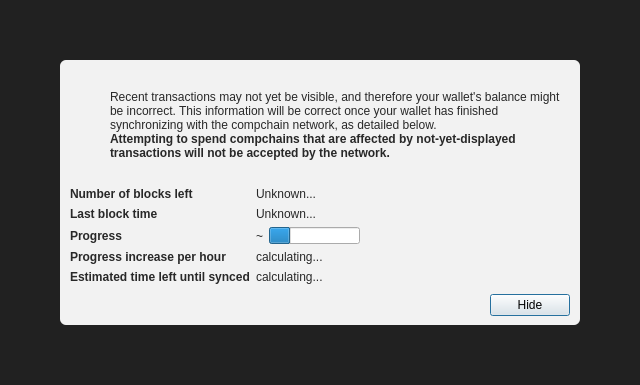
<?xml version="1.0" encoding="UTF-8"?>
<ui version="4.0">
 <class>ModalOverlay</class>
 <widget class="ModalOverlay" name="ModalOverlay">
  <property name="geometry">
   <rect>
    <x>0</x>
    <y>0</y>
    <width>640</width>
    <height>385</height>
   </rect>
  </property>
  <property name="windowTitle">
   <string>Form</string>
  </property>
  <layout class="QVBoxLayout" name="verticalLayout" stretch="0">
   <property name="sizeConstraint">
    <enum>QLayout::SetDefaultConstraint</enum>
   </property>
   <property name="leftMargin">
    <number>0</number>
   </property>
   <property name="topMargin">
    <number>0</number>
   </property>
   <property name="rightMargin">
    <number>0</number>
   </property>
   <property name="bottomMargin">
    <number>0</number>
   </property>
   <item>
    <widget class="QWidget" name="bgWidget" native="true">
     <property name="styleSheet">
      <string notr="true">#bgWidget { background: rgba(0,0,0,220); }</string>
     </property>
     <layout class="QVBoxLayout" name="verticalLayoutMain" stretch="1">
      <property name="leftMargin">
       <number>60</number>
      </property>
      <property name="topMargin">
       <number>60</number>
      </property>
      <property name="rightMargin">
       <number>60</number>
      </property>
      <property name="bottomMargin">
       <number>60</number>
      </property>
      <item>
       <widget class="QWidget" name="contentWidget" native="true">
        <property name="styleSheet">
         <string notr="true">#contentWidget { background: rgba(255,255,255,240); border-radius: 6px; }

QLabel { color: rgb(40,40,40);  }</string>
        </property>
        <layout class="QVBoxLayout" name="verticalLayoutSub" stretch="1,0,0,0">
         <property name="spacing">
          <number>0</number>
         </property>
         <property name="leftMargin">
          <number>10</number>
         </property>
         <property name="topMargin">
          <number>10</number>
         </property>
         <property name="rightMargin">
          <number>10</number>
         </property>
         <property name="bottomMargin">
          <number>10</number>
         </property>
         <item>
          <layout class="QHBoxLayout" name="horizontalLayoutIconText" stretch="0,1">
           <property name="topMargin">
            <number>20</number>
           </property>
           <item>
            <layout class="QVBoxLayout" name="verticalLayoutIcon">
             <property name="leftMargin">
              <number>0</number>
             </property>
             <item>
              <widget class="QPushButton" name="warningIcon">
               <property name="enabled">
                <bool>false</bool>
               </property>
               <property name="text">
                <string/>
               </property>
               <property name="icon">
                <iconset>
                 <normaloff>:/icons/warning</normaloff>
                 <disabledoff>:/icons/warning</disabledoff>:/icons/warning</iconset>
               </property>
               <property name="iconSize">
                <size>
                 <width>48</width>
                 <height>48</height>
                </size>
               </property>
               <property name="flat">
                <bool>true</bool>
               </property>
              </widget>
             </item>
             <item>
              <spacer name="verticalSpacerWarningIcon">
               <property name="orientation">
                <enum>Qt::Vertical</enum>
               </property>
               <property name="sizeHint" stdset="0">
                <size>
                 <width>20</width>
                 <height>40</height>
                </size>
               </property>
              </spacer>
             </item>
            </layout>
           </item>
           <item>
            <layout class="QVBoxLayout" name="verticalLayoutInfoText">
             <property name="leftMargin">
              <number>0</number>
             </property>
             <property name="topMargin">
              <number>0</number>
             </property>
             <item>
              <widget class="QLabel" name="infoText">
               <property name="text">
                <string>Recent transactions may not yet be visible, and therefore your wallet's balance might be incorrect. This information will be correct once your wallet has finished synchronizing with the compchain network, as detailed below.</string>
               </property>
               <property name="textFormat">
                <enum>Qt::RichText</enum>
               </property>
               <property name="wordWrap">
                <bool>true</bool>
               </property>
              </widget>
             </item>
             <item>
              <widget class="QLabel" name="infoTextStrong">
               <property name="font">
                <font>
                 <weight>75</weight>
                 <bold>true</bold>
                </font>
               </property>
               <property name="text">
                <string>Attempting to spend compchains that are affected by not-yet-displayed transactions will not be accepted by the network.</string>
               </property>
               <property name="textFormat">
                <enum>Qt::RichText</enum>
               </property>
               <property name="wordWrap">
                <bool>true</bool>
               </property>
              </widget>
             </item>
             <item>
              <spacer name="verticalSpacerInTextSpace">
               <property name="orientation">
                <enum>Qt::Vertical</enum>
               </property>
               <property name="sizeHint" stdset="0">
                <size>
                 <width>20</width>
                 <height>40</height>
                </size>
               </property>
              </spacer>
             </item>
            </layout>
           </item>
          </layout>
         </item>
         <item>
          <spacer name="verticalSpacerAfterText">
           <property name="orientation">
            <enum>Qt::Vertical</enum>
           </property>
           <property name="sizeHint" stdset="0">
            <size>
             <width>20</width>
             <height>40</height>
            </size>
           </property>
          </spacer>
         </item>
         <item>
          <layout class="QFormLayout" name="formLayout">
           <property name="fieldGrowthPolicy">
            <enum>QFormLayout::FieldsStayAtSizeHint</enum>
           </property>
           <property name="horizontalSpacing">
            <number>6</number>
           </property>
           <property name="verticalSpacing">
            <number>6</number>
           </property>
           <property name="topMargin">
            <number>10</number>
           </property>
           <item row="0" column="0">
            <widget class="QLabel" name="labelNumberOfBlocksLeft">
             <property name="font">
              <font>
               <weight>75</weight>
               <bold>true</bold>
              </font>
             </property>
             <property name="text">
              <string>Number of blocks left</string>
             </property>
            </widget>
           </item>
           <item row="0" column="1">
            <widget class="QLabel" name="numberOfBlocksLeft">
             <property name="text">
              <string>Unknown...</string>
             </property>
            </widget>
           </item>
           <item row="1" column="0">
            <widget class="QLabel" name="labelLastBlockTime">
             <property name="font">
              <font>
               <weight>75</weight>
               <bold>true</bold>
              </font>
             </property>
             <property name="text">
              <string>Last block time</string>
             </property>
            </widget>
           </item>
           <item row="1" column="1">
            <widget class="QLabel" name="newestBlockDate">
             <property name="sizePolicy">
              <sizepolicy hsizetype="Maximum" vsizetype="Preferred">
               <horstretch>0</horstretch>
               <verstretch>0</verstretch>
              </sizepolicy>
             </property>
             <property name="text">
              <string>Unknown...</string>
             </property>
            </widget>
           </item>
           <item row="2" column="0">
            <widget class="QLabel" name="labelSyncDone">
             <property name="font">
              <font>
               <weight>75</weight>
               <bold>true</bold>
              </font>
             </property>
             <property name="text">
              <string>Progress</string>
             </property>
            </widget>
           </item>
           <item row="2" column="1">
            <layout class="QHBoxLayout" name="horizontalLayoutSync" stretch="0,1">
             <item>
              <widget class="QLabel" name="percentageProgress">
               <property name="text">
                <string notr="true">~</string>
               </property>
              </widget>
             </item>
             <item>
              <widget class="QProgressBar" name="progressBar">
               <property name="value">
                <number>24</number>
               </property>
               <property name="format">
                <string/>
               </property>
              </widget>
             </item>
            </layout>
           </item>
           <item row="4" column="0">
            <widget class="QLabel" name="labelProgressIncrease">
             <property name="font">
              <font>
               <weight>75</weight>
               <bold>true</bold>
              </font>
             </property>
             <property name="text">
              <string>Progress increase per hour</string>
             </property>
            </widget>
           </item>
           <item row="4" column="1">
            <widget class="QLabel" name="progressIncreasePerH">
             <property name="text">
              <string>calculating...</string>
             </property>
            </widget>
           </item>
           <item row="5" column="0">
            <widget class="QLabel" name="labelEstimatedTimeLeft">
             <property name="font">
              <font>
               <weight>75</weight>
               <bold>true</bold>
              </font>
             </property>
             <property name="text">
              <string>Estimated time left until synced</string>
             </property>
            </widget>
           </item>
           <item row="5" column="1">
            <widget class="QLabel" name="expectedTimeLeft">
             <property name="text">
              <string>calculating...</string>
             </property>
            </widget>
           </item>
          </layout>
         </item>
         <item>
          <layout class="QHBoxLayout" name="horizontalLayoutButtons">
           <property name="leftMargin">
            <number>10</number>
           </property>
           <property name="topMargin">
            <number>10</number>
           </property>
           <item>
            <spacer name="horizontalSpacer">
             <property name="orientation">
              <enum>Qt::Horizontal</enum>
             </property>
             <property name="sizeHint" stdset="0">
              <size>
               <width>40</width>
               <height>20</height>
              </size>
             </property>
            </spacer>
           </item>
           <item>
            <widget class="QPushButton" name="closeButton">
             <property name="text">
              <string>Hide</string>
             </property>
             <property name="focusPolicy">
              <enum>Qt::StrongFocus</enum>
             </property>
             <property name="default">
              <bool>true</bool>
             </property>
            </widget>
           </item>
          </layout>
         </item>
        </layout>
       </widget>
      </item>
     </layout>
    </widget>
   </item>
  </layout>
 </widget>
 <customwidgets>
  <customwidget>
   <class>ModalOverlay</class>
   <extends>QWidget</extends>
   <header>qt/modaloverlay.h</header>
   <container>1</container>
  </customwidget>
 </customwidgets>
 <resources/>
 <connections/>
</ui>
